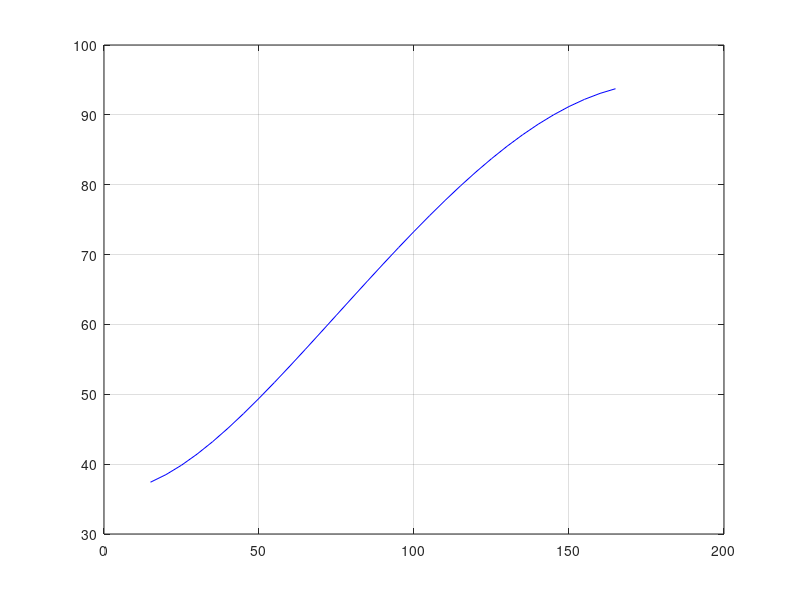

MATLAB code to generate this figure:
clear 
clc
%three precision points using chebyshev's spacing 
ftheta =165;
itheta =15;
theta21 = 0.5*(itheta+ftheta) -0.5*(ftheta-itheta)*cos(pi*(((2*1)-1)/6));
theta22 = 0.5*(itheta+ftheta) -0.5*(ftheta-itheta)*cos(pi*(((2*2)-1)/6));
theta23 =0.5*(itheta+ftheta) -0.5*(ftheta-itheta)*cos(pi*(((2*3)-1)/6));
theta2 =[theta21 theta22 theta23];
%finding theta4
theta4 = 65 + 0.43.*theta2;

%evaluating k1 k2 and k3
%using freudensteins equation and taking the coefficients of k1 k2 and k3
%to form a 3x3 matrix
A =[cosd(theta4(1)) -(cosd(theta2(1))) 1;
   cosd(theta4(2)) -(cosd(theta2(2))) 1;
   cosd(theta4(3)) -(cosd(theta2(3))) 1];
B = [cosd(theta2(1)-theta4(1));
    cosd(theta2(2)-theta4(2));
    cosd(theta2(3)-theta4(3))];
K = A\B;
K1 =K(1);
K2=K(2);
K3 =K(3);
%link lengths a b c 
d = 410;
a =abs(d/K1);
c = abs(d/K2);
b =sqrt(a^2 +c^2 +d^2 -(2*a*c*K3));
%Determine the transmission angles for the input angles 
inputangles = 15:5:165;
cosines = (b^2 + c^2 -a^2 -d^2 + (2*a*d).*cosd(inputangles))/(2*b*c);
transmissionangles = acosd(cosines);
%plotting a graph of transmission angles against input angles
plot(inputangles,transmissionangles,'b-');
grid on;
%link ratios k1 k2 and k3 using method of least squares
theta2list =[15 theta21 theta22 theta23 165];
theta4list = 65 + 0.43.*theta2list;
%elements of matrix A 
N = 5;
cosTheta2 = 0;
cosTheta2squared =0;
cosTheta2cosTheta4 =0;
cosTheta4 =0;
cosTheta4squared =0;
%Elements of matrix B
 m = 0;
 n = 0;
 p = 0;

%computing the sums
 for i= 1:N
     cosTheta2 =cosTheta2 +cosd(theta2list(i));
     cosTheta2squared =cosTheta2squared + (cosd(theta2list(i)))^2;
     cosTheta2cosTheta4 = cosTheta2cosTheta4 + (cosd(theta2list(i))*cosd(theta4list(i)));
     cosTheta4 = cosTheta4 + cosd(theta4list(i));
     cosTheta4squared = cosTheta4squared + (cosd(theta4list(i))^2);
     m = m + cosd(theta4list(i))*cosd(theta2list(i)-theta4list(i));
     n = n + cosd(theta2list(i))*cosd(theta2list(i)-theta4list(i));
     p = p + cosd(theta2list(i)-theta4list(i));
 end

%defining the matrices 
 A  =[cosTheta4squared -cosTheta2cosTheta4 cosTheta4;
     cosTheta2cosTheta4 -cosTheta2squared cosTheta2;
     cosTheta4 -cosTheta2 N];
 B =[m;n;p];
  %finding the values of K1,K2,K3:
 K = A\B;
 K1=K(1);
 K2=K(2);
 K3=K(3);
 %length of the fixed link
 d = 410;
 %lengths of link a,b and c
 a =abs(d/K1);
 c = abs(d/K2);
 b =sqrt(a^2 +c^2 +d^2 -(2*a*c*K3));
 disp(a);
 disp(b);
 disp(c);
 
 
 
 


